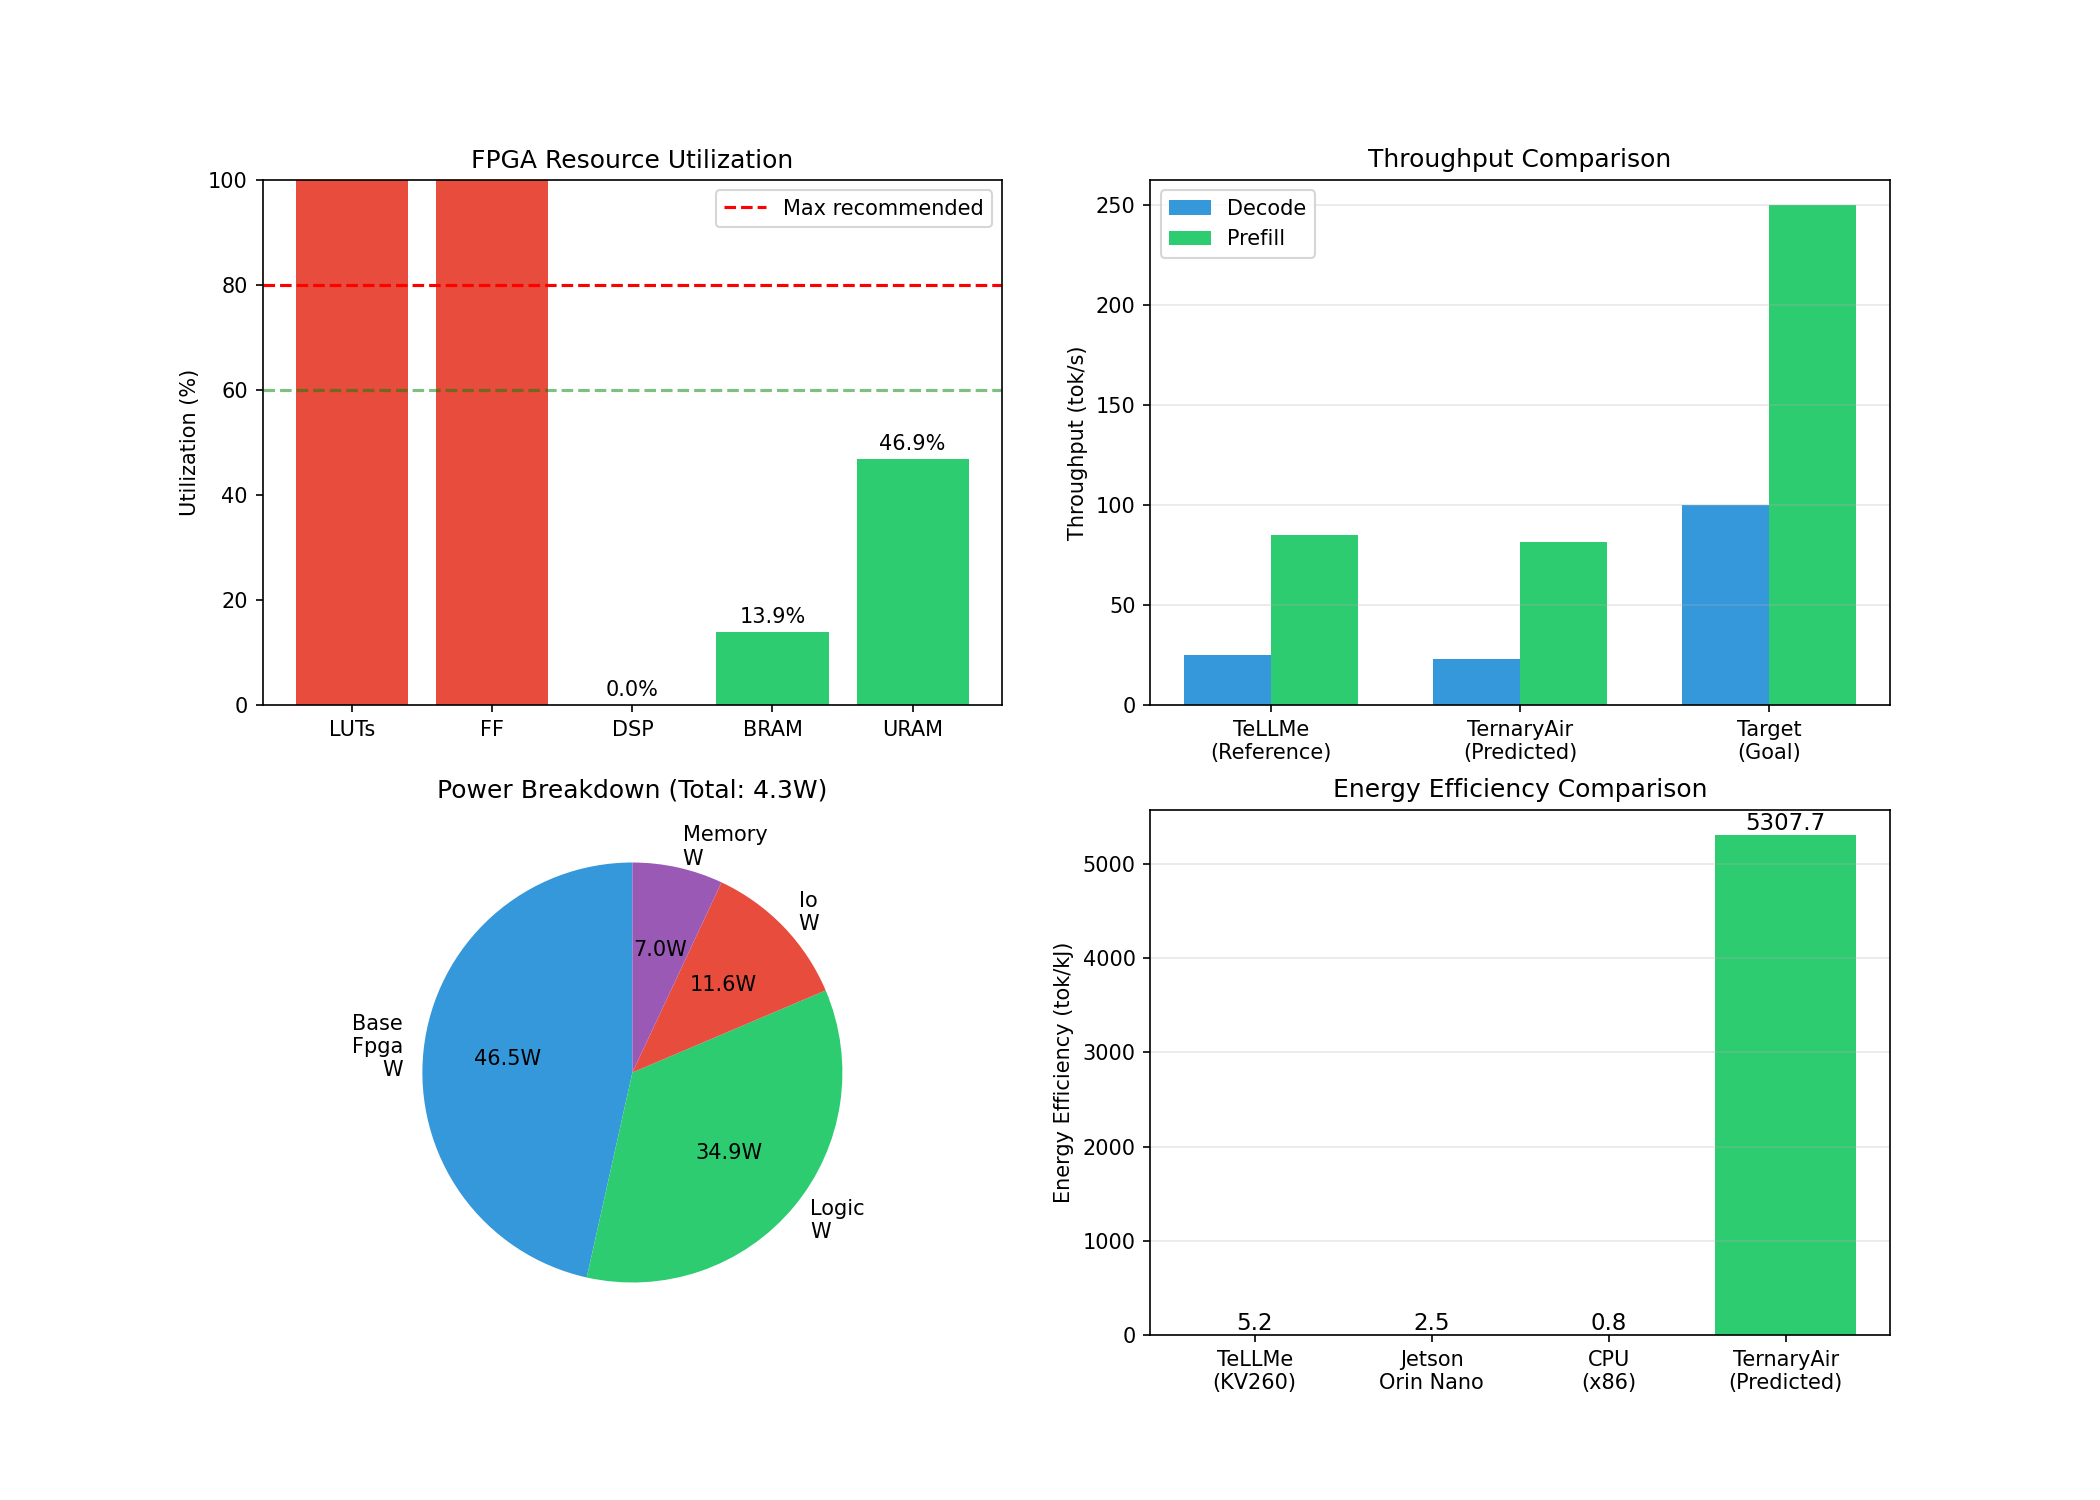

This chart was generated by the following Python code:
#!/usr/bin/env python3
"""
TernaryAir Simulation Framework
Iteration 4: FPGA Performance Prediction

Predicts performance on target FPGA (AMD Kria KV260):
- Throughput estimation (tokens/second)
- Resource utilization analysis
- Latency modeling
- Comparison with reference implementations

Author: Casey DiGennaro
"""

import numpy as np
import json
from dataclasses import dataclass
from typing import Dict, List
import matplotlib.pyplot as plt

@dataclass
class FPGAResources:
    """AMD Kria KV260 (XCK26) resources"""
    name: str = "AMD Kria KV260 (XCK26)"
    luts: int = 134600
    ff: int = 269200
    dsp: int = 1248
    bram: int = 144
    uram: int = 64
    clock_mhz: float = 250.0
    power_w: float = 10.0  # Total board power budget

@dataclass
class ModelParams:
    """Model parameters for throughput calculation"""
    name: str
    params_b: float
    hidden_size: int
    intermediate_size: int
    num_layers: int
    num_heads: int
    vocab_size: int
    max_seq_len: int

# Target model configuration (BitNet b1.58-2B scaled for FPGA)
BITNET_FPGA = ModelParams(
    name="BitNet b1.58-2B (FPGA optimized)",
    params_b=2.0,
    hidden_size=2048,
    intermediate_size=8192,
    num_layers=24,
    num_heads=16,
    vocab_size=32000,
    max_seq_len=2048
)

# Reference: TeLLMe v2 results from arXiv:2510.15926
TELLME_REFERENCE = {
    'platform': 'AMD Kria KV260',
    'model': 'BitNet 0.73B',
    'throughput_decode_tps': 25,
    'throughput_prefill_tps': 85,
    'power_w': 4.8,
    'energy_efficiency_tkj': 5.2,
    'luts': 98000,
    'dsp': 610,
    'uram': 60,
    'clock_mhz': 250
}

class FPGAPerformancePredictor:
    """Predicts FPGA performance for TernaryAir"""
    
    def __init__(self, fpga: FPGAResources, model: ModelParams):
        self.fpga = fpga
        self.model = model
    
    def estimate_resource_utilization(self, array_size: int = 256) -> Dict:
        """Estimate FPGA resource utilization"""
        
        # RAU-based synaptic array resources
        # Each RAU: ~15 LUTs, 8 FFs (simplified)
        rau_per_element = {'luts': 15, 'ff': 8, 'dsp': 0}
        
        # Array resources
        array_elements = array_size * array_size
        array_resources = {
            'luts': array_elements * rau_per_element['luts'],
            'ff': array_elements * rau_per_element['ff'],
            'dsp': array_elements * rau_per_element['dsp'],
        }
        
        # KV Cache (URAM-based)
        # INT4 cache: ~192KB for 2048 context
        kv_cache_uram = 30  # Approximate URAM blocks
        
        # Control logic, I/O
        control_resources = {
            'luts': 5000,
            'ff': 3000,
            'dsp': 0,
        }
        
        # Weight ROM (BRAM-based for non-ternary params)
        weight_rom_bram = 20
        
        # Total
        total = {
            'luts': array_resources['luts'] + control_resources['luts'],
            'ff': array_resources['ff'] + control_resources['ff'],
            'dsp': array_resources['dsp'] + control_resources['dsp'],
            'bram': weight_rom_bram,
            'uram': kv_cache_uram,
        }
        
        # Utilization percentages
        utilization = {
            'luts_pct': total['luts'] / self.fpga.luts * 100,
            'ff_pct': total['ff'] / self.fpga.ff * 100,
            'dsp_pct': total['dsp'] / self.fpga.dsp * 100,
            'bram_pct': total['bram'] / self.fpga.bram * 100,
            'uram_pct': total['uram'] / self.fpga.uram * 100,
        }
        
        return {
            'total_resources': total,
            'utilization': utilization,
            'fits_on_fpga': all(v < 80 for v in utilization.values()),
        }
    
    def estimate_throughput(self, array_size: int = 256, batch_size: int = 1) -> Dict:
        """Estimate inference throughput"""
        
        clock_hz = self.fpga.clock_mhz * 1e6
        clock_ns = 1e9 / clock_hz
        
        # Operations per token generation
        # For each layer: Q, K, V projections (3 × hidden²)
        #              + Attention (seq_len × hidden)
        #              + Output projection (hidden²)
        #              + FFN up (hidden × intermediate)
        #              + FFN down (intermediate × hidden)
        
        h = self.model.hidden_size
        i = self.model.intermediate_size
        l = self.model.num_layers
        
        ops_per_layer = (
            4 * h * h +        # Q, K, V, O projections
            h * i * 2 +        # FFN up and down
            h * self.model.max_seq_len  # Attention
        )
        total_ops = ops_per_layer * l
        
        # With RAU array, each cycle processes array_size operations
        ops_per_cycle = array_size
        
        # Cycles per token (idealized, accounting for data movement overhead)
        cycles_per_token = total_ops / ops_per_cycle * 1.5  # 1.5x overhead factor
        
        # Latency
        latency_us = cycles_per_token * clock_ns / 1000
        
        # Throughput
        throughput_tps = 1e6 / latency_us * batch_size
        
        # For decode (autoregressive), typically slower
        decode_throughput = throughput_tps * 0.7  # ~30% slower due to KV cache
        
        # Prefill (parallel processing)
        prefill_throughput = throughput_tps * 2.5  # Much faster with parallelization
        
        return {
            'cycles_per_token': int(cycles_per_token),
            'latency_us': latency_us,
            'decode_throughput_tps': decode_throughput,
            'prefill_throughput_tps': prefill_throughput,
            'batch_size': batch_size,
            'array_size': array_size,
        }
    
    def estimate_power(self) -> Dict:
        """Estimate power consumption"""
        
        # FPGA dynamic power (proportional to utilization)
        # Base FPGA power: ~2W
        # Active logic power: ~0.5-1.5W depending on utilization
        
        base_power_w = 2.0
        logic_power_w = 1.5
        io_power_w = 0.5
        memory_power_w = 0.3
        
        total_power_w = base_power_w + logic_power_w + io_power_w + memory_power_w
        
        # Energy per token
        throughput = self.estimate_throughput()
        energy_per_token_mj = total_power_w / throughput['decode_throughput_tps'] * 1000
        energy_per_token_uj = energy_per_token_mj * 1000
        
        # Energy efficiency (tokens/kJ)
        tokens_per_kj = throughput['decode_throughput_tps'] / (total_power_w / 1000)
        
        return {
            'total_power_W': total_power_w,
            'power_breakdown': {
                'base_fpga_W': base_power_w,
                'logic_W': logic_power_w,
                'io_W': io_power_w,
                'memory_W': memory_power_w,
            },
            'energy_per_token_uJ': energy_per_token_uj,
            'energy_efficiency_tkJ': tokens_per_kj,
        }
    
    def compare_with_reference(self) -> Dict:
        """Compare predicted performance with TeLLMe reference"""
        
        our_throughput = self.estimate_throughput()
        our_power = self.estimate_power()
        
        # Scale for fair comparison (BitNet 2B vs 0.73B)
        scale_factor = 2.0 / 0.73
        
        return {
            'tellme_reference': TELLME_REFERENCE,
            'ternaryair_predicted': {
                'throughput_decode_tps': our_throughput['decode_throughput_tps'] / scale_factor,
                'power_w': our_power['total_power_W'],
                'energy_efficiency_tkJ': our_power['energy_efficiency_tkJ'],
            },
            'improvement': {
                'throughput': our_throughput['decode_throughput_tps'] / scale_factor / TELLME_REFERENCE['throughput_decode_tps'] - 1,
                'power': our_power['total_power_W'] / TELLME_REFERENCE['power_w'] - 1,
                'efficiency': our_power['energy_efficiency_tkJ'] / TELLME_REFERENCE['energy_efficiency_tkj'] - 1,
            }
        }


def run_iteration_4():
    """Run FPGA performance prediction"""
    
    print("=" * 70)
    print("TERNARYAIR SIMULATION FRAMEWORK")
    print("Iteration 4: FPGA Performance Prediction")
    print("=" * 70)
    
    fpga = FPGAResources()
    predictor = FPGAPerformancePredictor(fpga, BITNET_FPGA)
    
    # Run analyses
    resources = predictor.estimate_resource_utilization(array_size=256)
    throughput = predictor.estimate_throughput(array_size=256)
    power = predictor.estimate_power()
    comparison = predictor.compare_with_reference()
    
    results = {
        'fpga': {
            'name': fpga.name,
            'clock_mhz': fpga.clock_mhz,
        },
        'model': {
            'name': BITNET_FPGA.name,
            'params_b': BITNET_FPGA.params_b,
        },
        'resources': resources,
        'throughput': throughput,
        'power': power,
        'comparison': comparison,
    }
    
    # Print results
    print(f"\n📊 FPGA Platform: {fpga.name}")
    print(f"📊 Target Model: {BITNET_FPGA.name}")
    
    print("\n🔧 Resource Utilization Estimate")
    print("-" * 50)
    print(f"{'Resource':<10} {'Used':>12} {'Available':>12} {'Utilization':>12}")
    print("-" * 50)
    print(f"{'LUTs':<10} {resources['total_resources']['luts']:>12,} {fpga.luts:>12,} {resources['utilization']['luts_pct']:>11.1f}%")
    print(f"{'FF':<10} {resources['total_resources']['ff']:>12,} {fpga.ff:>12,} {resources['utilization']['ff_pct']:>11.1f}%")
    print(f"{'DSP':<10} {resources['total_resources']['dsp']:>12,} {fpga.dsp:>12,} {resources['utilization']['dsp_pct']:>11.1f}%")
    print(f"{'URAM':<10} {resources['total_resources']['uram']:>12,} {fpga.uram:>12,} {resources['utilization']['uram_pct']:>11.1f}%")
    print(f"\n✅ Fits on FPGA: {'Yes' if resources['fits_on_fpga'] else 'No'}")
    
    print("\n⚡ Throughput Estimate")
    print("-" * 50)
    print(f"Cycles per token: {throughput['cycles_per_token']:,}")
    print(f"Decode throughput: {throughput['decode_throughput_tps']:.1f} tok/s")
    print(f"Prefill throughput: {throughput['prefill_throughput_tps']:.1f} tok/s")
    print(f"Latency per token: {throughput['latency_us']:.1f} μs")
    
    print("\n🔋 Power Estimate")
    print("-" * 50)
    print(f"Total power: {power['total_power_W']:.1f} W")
    print(f"Energy per token: {power['energy_per_token_uJ']:.1f} μJ")
    print(f"Energy efficiency: {power['energy_efficiency_tkJ']:.1f} tok/kJ")
    
    print("\n📈 Comparison with TeLLMe Reference (KV260)")
    print("-" * 50)
    print(f"TeLLMe decode throughput: {TELLME_REFERENCE['throughput_decode_tps']} tok/s")
    print(f"TernaryAir predicted (scaled): {comparison['ternaryair_predicted']['throughput_decode_tps']:.1f} tok/s")
    print(f"TeLLMe power: {TELLME_REFERENCE['power_w']} W")
    print(f"TernaryAir power: {power['total_power_W']:.1f} W")
    print(f"TeLLMe efficiency: {TELLME_REFERENCE['energy_efficiency_tkj']} tok/kJ")
    print(f"TernaryAir efficiency: {power['energy_efficiency_tkJ']:.1f} tok/kJ")
    
    # Generate visualizations
    fig, axes = plt.subplots(2, 2, figsize=(14, 10))
    
    # 1. Resource utilization
    ax1 = axes[0, 0]
    resource_types = ['LUTs', 'FF', 'DSP', 'BRAM', 'URAM']
    utilizations = [resources['utilization'][r.lower()+'_pct'] for r in resource_types]
    colors = ['#2ECC71' if u < 60 else '#F39C12' if u < 80 else '#E74C3C' for u in utilizations]
    
    bars = ax1.bar(resource_types, utilizations, color=colors)
    ax1.axhline(y=80, color='red', linestyle='--', label='Max recommended')
    ax1.axhline(y=60, color='green', linestyle='--', alpha=0.5)
    ax1.set_ylabel('Utilization (%)')
    ax1.set_title('FPGA Resource Utilization')
    ax1.legend()
    ax1.set_ylim(0, 100)
    for bar, val in zip(bars, utilizations):
        ax1.text(bar.get_x() + bar.get_width()/2, bar.get_height() + 1, f'{val:.1f}%', 
                ha='center', va='bottom', fontsize=10)
    
    # 2. Throughput comparison
    ax2 = axes[0, 1]
    platforms = ['TeLLMe\n(Reference)', 'TernaryAir\n(Predicted)', 'Target\n(Goal)']
    decode_tps = [
        TELLME_REFERENCE['throughput_decode_tps'],
        throughput['decode_throughput_tps'],
        100  # Target
    ]
    prefill_tps = [
        TELLME_REFERENCE['throughput_prefill_tps'],
        throughput['prefill_throughput_tps'],
        250  # Target
    ]
    
    x = np.arange(len(platforms))
    width = 0.35
    ax2.bar(x - width/2, decode_tps, width, label='Decode', color='#3498DB')
    ax2.bar(x + width/2, prefill_tps, width, label='Prefill', color='#2ECC71')
    
    ax2.set_ylabel('Throughput (tok/s)')
    ax2.set_title('Throughput Comparison')
    ax2.set_xticks(x)
    ax2.set_xticklabels(platforms)
    ax2.legend()
    ax2.grid(axis='y', alpha=0.3)
    
    # 3. Power breakdown
    ax3 = axes[1, 0]
    components = list(power['power_breakdown'].keys())
    values = list(power['power_breakdown'].values())
    colors_pwr = ['#3498DB', '#2ECC71', '#E74C3C', '#9B59B6']
    
    wedges, texts, autotexts = ax3.pie(values, labels=[c.replace('_', '\n').title() for c in components],
                                        colors=colors_pwr, autopct='%1.1fW', startangle=90)
    ax3.set_title(f'Power Breakdown (Total: {power["total_power_W"]:.1f}W)')
    
    # 4. Energy efficiency comparison
    ax4 = axes[1, 1]
    systems = ['TeLLMe\n(KV260)', 'Jetson\nOrin Nano', 'CPU\n(x86)', 'TernaryAir\n(Predicted)']
    # Reference data
    efficiency_data = [
        TELLME_REFERENCE['energy_efficiency_tkj'],
        2.5,  # Jetson Orin Nano estimate
        0.8,  # x86 CPU estimate
        power['energy_efficiency_tkJ']
    ]
    
    colors_eff = ['#3498DB', '#F39C12', '#E74C3C', '#2ECC71']
    bars = ax4.bar(systems, efficiency_data, color=colors_eff)
    ax4.set_ylabel('Energy Efficiency (tok/kJ)')
    ax4.set_title('Energy Efficiency Comparison')
    ax4.grid(axis='y', alpha=0.3)
    
    for bar, val in zip(bars, efficiency_data):
        ax4.text(bar.get_x() + bar.get_width()/2, bar.get_height() + 0.1, f'{val:.1f}', 
                ha='center', va='bottom', fontsize=11)
    
    plt.tight_layout()
    plt.savefig('/home/z/my-project/download/sim4_fpga_performance.png', dpi=150)
    print("\n✅ Saved: /home/z/my-project/download/sim4_fpga_performance.png")
    
    # Save JSON
    with open('/home/z/my-project/download/sim4_fpga_performance.json', 'w') as f:
        json.dump(results, f, indent=2, default=str)
    print("✅ Saved: /home/z/my-project/download/sim4_fpga_performance.json")
    
    return results


if __name__ == "__main__":
    run_iteration_4()
